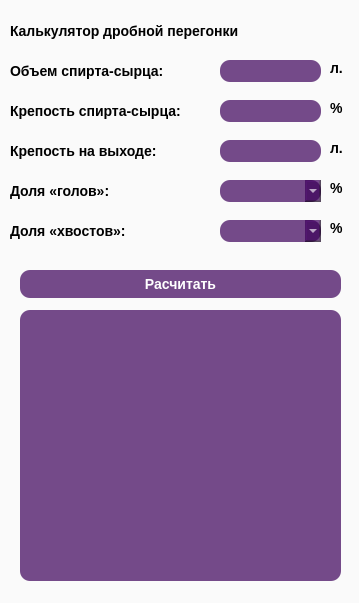
<?xml version="1.0" encoding="UTF-8"?>
<ui version="4.0">
 <class>Dialog</class>
 <widget class="QDialog" name="Dialog">
  <property name="geometry">
   <rect>
    <x>0</x>
    <y>0</y>
    <width>359</width>
    <height>603</height>
   </rect>
  </property>
  <property name="windowTitle">
   <string>  </string>
  </property>
  <widget class="QFrame" name="frame">
   <property name="geometry">
    <rect>
     <x>0</x>
     <y>-10</y>
     <width>361</width>
     <height>641</height>
    </rect>
   </property>
   <property name="styleSheet">
    <string notr="true">background-color: rgba(255, 255, 255, 180);
color: rgb(0, 0, 0);
border-style: outset;
border-widht:2px;
border-radius:10px;
border-color:black;
font:bold 14px;</string>
   </property>
   <property name="frameShape">
    <enum>QFrame::StyledPanel</enum>
   </property>
   <property name="frameShadow">
    <enum>QFrame::Raised</enum>
   </property>
   <widget class="QPushButton" name="pushButton">
    <property name="geometry">
     <rect>
      <x>20</x>
      <y>280</y>
      <width>321</width>
      <height>28</height>
     </rect>
    </property>
    <property name="styleSheet">
     <string notr="true">background-color: rgba(59, 0, 89, 180);
color: rgb(255, 255, 255);
border-style: outset;
border-widht:2px;
border-radius:10px;
border-color:black;
font: 75 11pt &quot;MS Shell Dlg 2&quot;;</string>
    </property>
    <property name="text">
     <string>Расчитать</string>
    </property>
   </widget>
   <widget class="QLabel" name="label">
    <property name="geometry">
     <rect>
      <x>10</x>
      <y>30</y>
      <width>361</width>
      <height>21</height>
     </rect>
    </property>
    <property name="styleSheet">
     <string notr="true">background-color: rgba(85, 170, 127, 0);
font: 75 11pt &quot;MS Shell Dlg 2&quot;;</string>
    </property>
    <property name="text">
     <string>Калькулятор дробной перегонки</string>
    </property>
   </widget>
   <widget class="QLabel" name="label_7">
    <property name="geometry">
     <rect>
      <x>330</x>
      <y>150</y>
      <width>21</width>
      <height>16</height>
     </rect>
    </property>
    <property name="styleSheet">
     <string notr="true">background-color: rgba(85, 170, 127, 0);
font: 75 11pt &quot;MS Shell Dlg 2&quot;;</string>
    </property>
    <property name="text">
     <string>л.</string>
    </property>
   </widget>
   <widget class="QLabel" name="label_8">
    <property name="geometry">
     <rect>
      <x>330</x>
      <y>110</y>
      <width>21</width>
      <height>16</height>
     </rect>
    </property>
    <property name="styleSheet">
     <string notr="true">background-color: rgba(85, 170, 127, 0);
font: 75 11pt &quot;MS Shell Dlg 2&quot;;</string>
    </property>
    <property name="text">
     <string>%</string>
    </property>
   </widget>
   <widget class="QLabel" name="label_9">
    <property name="geometry">
     <rect>
      <x>330</x>
      <y>70</y>
      <width>21</width>
      <height>16</height>
     </rect>
    </property>
    <property name="styleSheet">
     <string notr="true">background-color: rgba(85, 170, 127, 0);
font: 75 11pt &quot;MS Shell Dlg 2&quot;;</string>
    </property>
    <property name="text">
     <string>л.</string>
    </property>
   </widget>
   <widget class="QLabel" name="label_4">
    <property name="geometry">
     <rect>
      <x>10</x>
      <y>70</y>
      <width>231</width>
      <height>21</height>
     </rect>
    </property>
    <property name="styleSheet">
     <string notr="true">background-color: rgba(85, 170, 127, 0);
font: 75 11pt &quot;MS Shell Dlg 2&quot;;</string>
    </property>
    <property name="text">
     <string>Объем спирта-сырца:</string>
    </property>
   </widget>
   <widget class="QLineEdit" name="lineEdit">
    <property name="geometry">
     <rect>
      <x>220</x>
      <y>70</y>
      <width>101</width>
      <height>22</height>
     </rect>
    </property>
    <property name="styleSheet">
     <string notr="true">background-color: rgba(59, 0, 89, 180);
color: rgb(255, 255, 255);
border-style: outset;
border-widht:2px;
border-radius:10px;
border-color:black;
font:bold 14px;</string>
    </property>
    <property name="text">
     <string/>
    </property>
    <property name="alignment">
     <set>Qt::AlignCenter</set>
    </property>
   </widget>
   <widget class="QLineEdit" name="lineEdit_2">
    <property name="geometry">
     <rect>
      <x>220</x>
      <y>110</y>
      <width>101</width>
      <height>22</height>
     </rect>
    </property>
    <property name="styleSheet">
     <string notr="true">background-color: rgba(59, 0, 89, 180);
color: rgb(255, 255, 255);
border-style: outset;
border-widht:2px;
border-radius:10px;
border-color:black;
font:bold 14px;</string>
    </property>
    <property name="alignment">
     <set>Qt::AlignCenter</set>
    </property>
   </widget>
   <widget class="QLineEdit" name="lineEdit_3">
    <property name="geometry">
     <rect>
      <x>220</x>
      <y>150</y>
      <width>101</width>
      <height>22</height>
     </rect>
    </property>
    <property name="styleSheet">
     <string notr="true">background-color: rgba(59, 0, 89, 180);
color: rgb(255, 255, 255);
border-style: outset;
border-widht:2px;
border-radius:10px;
border-color:black;
font:bold 14px;</string>
    </property>
    <property name="text">
     <string/>
    </property>
    <property name="alignment">
     <set>Qt::AlignCenter</set>
    </property>
   </widget>
   <widget class="QLabel" name="label_5">
    <property name="geometry">
     <rect>
      <x>10</x>
      <y>110</y>
      <width>201</width>
      <height>21</height>
     </rect>
    </property>
    <property name="styleSheet">
     <string notr="true">background-color: rgba(85, 170, 127, 0);
font: 75 11pt &quot;MS Shell Dlg 2&quot;;</string>
    </property>
    <property name="text">
     <string>Крепость спирта-сырца:</string>
    </property>
   </widget>
   <widget class="QLabel" name="label_6">
    <property name="geometry">
     <rect>
      <x>10</x>
      <y>150</y>
      <width>201</width>
      <height>21</height>
     </rect>
    </property>
    <property name="styleSheet">
     <string notr="true">background-color: rgba(85, 170, 127, 0);
font: 75 11pt &quot;MS Shell Dlg 2&quot;;</string>
    </property>
    <property name="text">
     <string>Крепость на выходе:</string>
    </property>
   </widget>
   <widget class="QTextBrowser" name="textBrowser">
    <property name="geometry">
     <rect>
      <x>20</x>
      <y>320</y>
      <width>321</width>
      <height>271</height>
     </rect>
    </property>
    <property name="styleSheet">
     <string notr="true">background-color: rgba(59, 0, 89, 180);
color: rgb(255, 255, 255);
border-style: outset;
border-widht:2px;
border-radius:10px;
border-color:black;
font: 75 11pt &quot;MS Shell Dlg 2&quot;;</string>
    </property>
    <property name="html">
     <string>&lt;!DOCTYPE HTML PUBLIC &quot;-//W3C//DTD HTML 4.0//EN&quot; &quot;http://www.w3.org/TR/REC-html40/strict.dtd&quot;&gt;
&lt;html&gt;&lt;head&gt;&lt;meta name=&quot;qrichtext&quot; content=&quot;1&quot; /&gt;&lt;style type=&quot;text/css&quot;&gt;
p, li { white-space: pre-wrap; }
&lt;/style&gt;&lt;/head&gt;&lt;body style=&quot; font-family:'MS Shell Dlg 2'; font-size:11pt; font-weight:72; font-style:normal;&quot;&gt;
&lt;p style=&quot;-qt-paragraph-type:empty; margin-top:0px; margin-bottom:0px; margin-left:0px; margin-right:0px; -qt-block-indent:0; text-indent:0px; font-size:14px; font-weight:600;&quot;&gt;&lt;br /&gt;&lt;/p&gt;&lt;/body&gt;&lt;/html&gt;</string>
    </property>
   </widget>
   <widget class="QLabel" name="label_10">
    <property name="geometry">
     <rect>
      <x>10</x>
      <y>190</y>
      <width>171</width>
      <height>21</height>
     </rect>
    </property>
    <property name="styleSheet">
     <string notr="true">background-color: rgba(85, 170, 127, 0);
font: 75 11pt &quot;MS Shell Dlg 2&quot;;</string>
    </property>
    <property name="text">
     <string>Доля «голов»:</string>
    </property>
   </widget>
   <widget class="QLabel" name="label_11">
    <property name="geometry">
     <rect>
      <x>330</x>
      <y>190</y>
      <width>21</width>
      <height>16</height>
     </rect>
    </property>
    <property name="styleSheet">
     <string notr="true">background-color: rgba(85, 170, 127, 0);
font: 75 11pt &quot;MS Shell Dlg 2&quot;;</string>
    </property>
    <property name="text">
     <string>%</string>
    </property>
   </widget>
   <widget class="QLabel" name="label_12">
    <property name="geometry">
     <rect>
      <x>10</x>
      <y>230</y>
      <width>171</width>
      <height>21</height>
     </rect>
    </property>
    <property name="styleSheet">
     <string notr="true">background-color: rgba(85, 170, 127, 0);
font: 75 11pt &quot;MS Shell Dlg 2&quot;;</string>
    </property>
    <property name="text">
     <string>Доля «хвостов»:</string>
    </property>
   </widget>
   <widget class="QLabel" name="label_13">
    <property name="geometry">
     <rect>
      <x>330</x>
      <y>230</y>
      <width>21</width>
      <height>16</height>
     </rect>
    </property>
    <property name="styleSheet">
     <string notr="true">background-color: rgba(85, 170, 127, 0);
font: 75 11pt &quot;MS Shell Dlg 2&quot;;</string>
    </property>
    <property name="text">
     <string>%</string>
    </property>
   </widget>
   <widget class="QComboBox" name="comboBox">
    <property name="geometry">
     <rect>
      <x>220</x>
      <y>190</y>
      <width>101</width>
      <height>22</height>
     </rect>
    </property>
    <property name="styleSheet">
     <string notr="true">background-color: rgba(59, 0, 89, 180);
color: rgb(255, 255, 255);
border-style: outset;
border-widht:2px;
border-radius:10px;
border-color:black;
font:bold 14px;</string>
    </property>
   </widget>
   <widget class="QComboBox" name="comboBox_2">
    <property name="geometry">
     <rect>
      <x>220</x>
      <y>230</y>
      <width>101</width>
      <height>22</height>
     </rect>
    </property>
    <property name="styleSheet">
     <string notr="true">background-color: rgba(59, 0, 89, 180);
color: rgb(255, 255, 255);
border-style: outset;
border-widht:2px;
border-radius:10px;
border-color:black;
font:bold 14px;</string>
    </property>
   </widget>
  </widget>
 </widget>
 <resources/>
 <connections/>
</ui>
